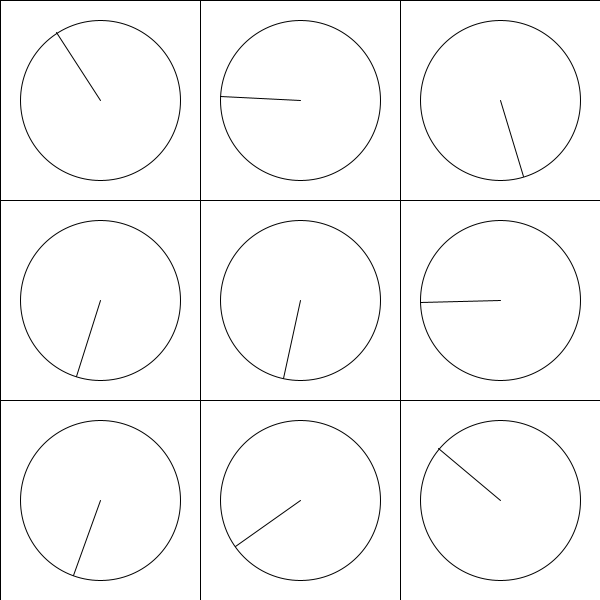
Frame 1 (no input)
Frame 60 (the mouse pressed at the canvas centre just before this capture): identical to frame 1, image omitted
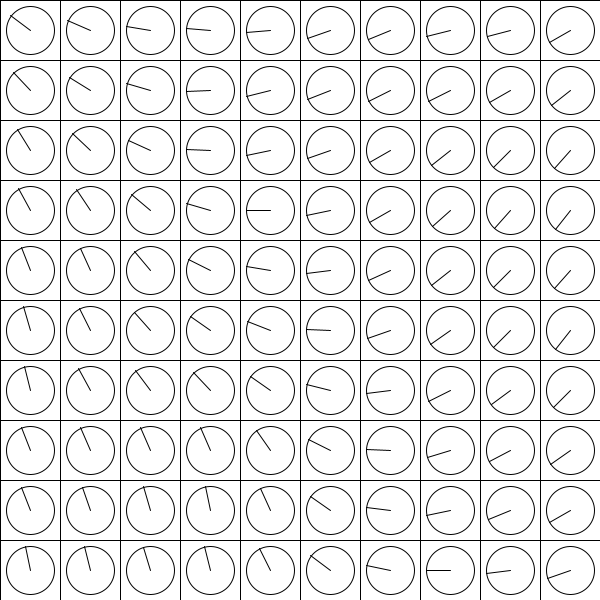
Frame 120 (the mouse held since frame 60 and released just before this capture)

The Processing sketch that drew these frames (run headless with seeded random() and noise(); from frame 60 on, the mouse is pressed at the canvas centre):

// Processing sketch: rect
// ── rect.pde
//1.마우스 위치에 따라 최소 3개에서 최대 16개의 사각 타일로 채운다.

int tileNum;
int randomSeed = 0;
float noiseMult = 0.1;

void setup() {
  size(600, 600);
}

void draw() {
  randomSeed(0);
  background(0);
  //int(random(1, 20 + 1));
  tileNum = int(map(mouseX, 0, width, 3, 16 + 1));
  //noiseMult = map(mouseY, 0, height, 0.01, 0.0005);
  noiseMult = pow(10, map(mouseY, 0, height, -1, -5));
  float tileSize = width / float(tileNum);
  for (int row = 0; row < tileNum; row++) {
    for (int col = 0; col < tileNum; col++) {
      float rectX = tileSize * col;
      float rectY = tileSize * row;
      float centerX = rectX + tileSize * .5;
      float centerY = rectY + tileSize * .5;
      //float randomVal = random(1);
      float noiseVal = noise(centerX * noiseMult,
      centerY * noiseMult);
      fill(255);
      rect(rectX, rectY, tileSize, tileSize);
      //fill(255 * randomVal);
      //fill(255 * noiseVal);
      //fill(255);
      circle(centerX, centerY, tileSize * .8);
      pushMatrix();
      translate(centerX, centerY);
      //rotate(radians(30 * randomVal));
      rotate(radians(360 * noiseVal));
      line(0, 0, tileSize * .5 * .8, 0);
      popMatrix();
    }
  }
}
